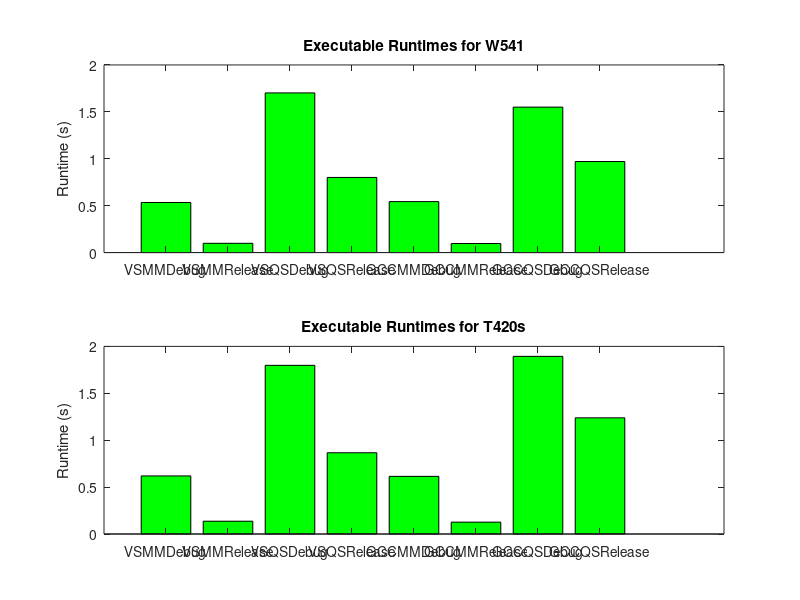

This figure's MATLAB source:
function [] = compilerCompare()
    %   All results from compiled program execution tests
    VSMMDebugTime = 0.533731;
    VSMMReleaseTime = 0.0985869;
    VSQSDebugTime = 1.7019;
    VSQSReleaseTime = 0.800633;
    GCCMMDebugTime = 0.543301;
    GCCMMReleaseTime = 0.0965004;
    GCCQSDebugTime = 1.55041;
    GCCQSReleaseTime = 0.970503;
    
    %   Lenovo Thinkpad T420s
    %   windows 7 pro SP1
    %   Intel Core i5-2540m @ 2.6Ghz
    %   16gb RAM
    T420VSMMDebugTime = 0.619233;
    T420VSMMReleaseTime = 0.136393;
    T420VSQSDebugTime = 1.79803;
    T420VSQSReleaseTime = 0.866327;
    T420GCCMMDebugTime = 0.614641;
    T420GCCMMReleaseTime = 0.12636;
    T420GCCQSDebugTime = 1.89384;
    T420GCCQSReleaseTime = 1.23864;
    
    %   create barplot
    figure('Position', [0, 0, 1280, 720]);
    subplot(2,1,1);
    %   initialize plot with W541 Data
    bar([VSMMDebugTime,VSMMReleaseTime,VSQSDebugTime,VSQSReleaseTime,...
        GCCMMDebugTime,GCCMMReleaseTime,GCCQSDebugTime,GCCQSReleaseTime],'g');   
    %      Set labels for bars 
    set(gca,'xticklabel',{'VSMMDebug';'VSMMRelease';'VSQSDebug';'VSQSRelease';...
        'GCCMMDebug';'GCCMMRelease';'GCCQSDebug';'GCCQSRelease'});
     title('Executable Runtimes for W541');
    ylabel('Runtime (s)');
    
    subplot(2,1,2);
    %   initialize plot with T420 Data
    bar([T420VSMMDebugTime,T420VSMMReleaseTime,T420VSQSDebugTime,T420VSQSReleaseTime,...
        T420GCCMMDebugTime,T420GCCMMReleaseTime,T420GCCQSDebugTime,T420GCCQSReleaseTime],'g');
    %      Set labels for bars 
    set(gca,'xticklabel',{'VSMMDebug';'VSMMRelease';'VSQSDebug';'VSQSRelease';...
        'GCCMMDebug';'GCCMMRelease';'GCCQSDebug';'GCCQSRelease'});
     title('Executable Runtimes for T420s');
    ylabel('Runtime (s)');
    
    %   get ratios of performance between compilers
    MMDebugRatio = VSMMDebugTime / GCCMMDebugTime;
    MMReleaseRatio = VSMMReleaseTime / GCCMMReleaseTime;
    QSDebugRatio = VSQSDebugTime / GCCQSDebugTime;
    QSReleaseRatio = VSQSReleaseTime / GCCQSReleaseTime;
    T420MMDebugRatio = T420VSMMDebugTime / T420GCCMMDebugTime;
    T420MMReleaseRatio = T420VSMMReleaseTime / T420GCCMMReleaseTime;
    T420QSDebugRatio = T420VSQSDebugTime / T420GCCQSDebugTime;
    T420QSReleaseRatio = T420VSQSReleaseTime / T420GCCQSReleaseTime;
    
    %   get ratios of performance between w541 and T420s
    VSMMDebugRatio = VSMMDebugTime / T420VSMMDebugTime;
    VSMMReleaseRatio = VSMMReleaseTime / T420VSMMReleaseTime;
    VSQSDebugRatio = VSQSDebugTime / T420VSQSDebugTime;
    VSQSReleaseRatio = VSQSReleaseTime / T420VSQSReleaseTime;
    GCCMMDebugRatio = GCCMMDebugTime / T420GCCMMDebugTime;
    GCCMMReleaseRatio = GCCMMReleaseTime / T420GCCMMReleaseTime;
    GCCQSDebugRatio = GCCQSDebugTime / T420GCCQSDebugTime;
    GCCQSReleaseRatio = GCCQSReleaseTime / T420GCCQSReleaseTime;
    
    %   calculate geometric mean of performance ratio between compilers
    %   VC++ and GCC
    MMperfGeoMean = MMDebugRatio*MMReleaseRatio*T420MMDebugRatio*T420MMReleaseRatio;
    QSperfGeoMean = QSDebugRatio*QSReleaseRatio*T420QSDebugRatio*T420QSReleaseRatio;
    perfGeoMean = (MMperfGeoMean * QSperfGeoMean)^(1/8);
    
    MMperfGeoMean = MMperfGeoMean ^ (1/4);
    QSperfGeoMean = QSperfGeoMean ^ (1/4);
    % VC++ runs MM ops in 1.0221 of the time as GCC
    % VC++ runs QS ops in 0.8806 of the time as GCC
    % VC++ generally runs in 0.9487 of the time as GCC
    
    %   calculate geometric mean of performance ratios between computers
    %   W541 and T420s
    compMMPerfGeoMean = VSMMDebugRatio*VSMMReleaseRatio*GCCMMDebugRatio*GCCMMReleaseRatio;
    compQSPerfGeoMean = VSQSDebugRatio*VSQSReleaseRatio*GCCQSDebugRatio*GCCQSReleaseRatio;
    compPerfGeoMean = (compMMPerfGeoMean * compQSPerfGeoMean) ^ (1/8);
    
    compMMPerfGeoMean = compMMPerfGeoMean ^ (1/4);
    compQSPerfGeoMean = compQSPerfGeoMean ^ (1/4);
    % W541 runs MM ops in 0.8053 of the time as T420
    % W541 runs QS ops in 0.8655 of the time as T420
    % W541 generally runs in 0.8349 of the time as T420
end